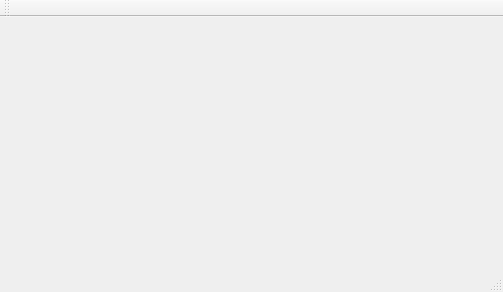
<?xml version="1.0" encoding="UTF-8"?>
<ui version="4.0">
 <class>MainWindow</class>
 <widget class="QMainWindow" name="MainWindow">
  <property name="geometry">
   <rect>
    <x>0</x>
    <y>0</y>
    <width>503</width>
    <height>292</height>
   </rect>
  </property>
  <property name="windowTitle">
   <string>MainWindow</string>
  </property>
  <widget class="QWidget" name="centralWidget"/>
  <widget class="QToolBar" name="mainToolBar">
   <attribute name="toolBarArea">
    <enum>TopToolBarArea</enum>
   </attribute>
   <attribute name="toolBarBreak">
    <bool>false</bool>
   </attribute>
  </widget>
  <widget class="QStatusBar" name="statusBar"/>
  <widget class="QMenuBar" name="menuBar">
   <property name="geometry">
    <rect>
     <x>0</x>
     <y>0</y>
     <width>503</width>
     <height>23</height>
    </rect>
   </property>
  </widget>
 </widget>
 <layoutdefault spacing="6" margin="11"/>
 <resources/>
 <connections/>
</ui>
